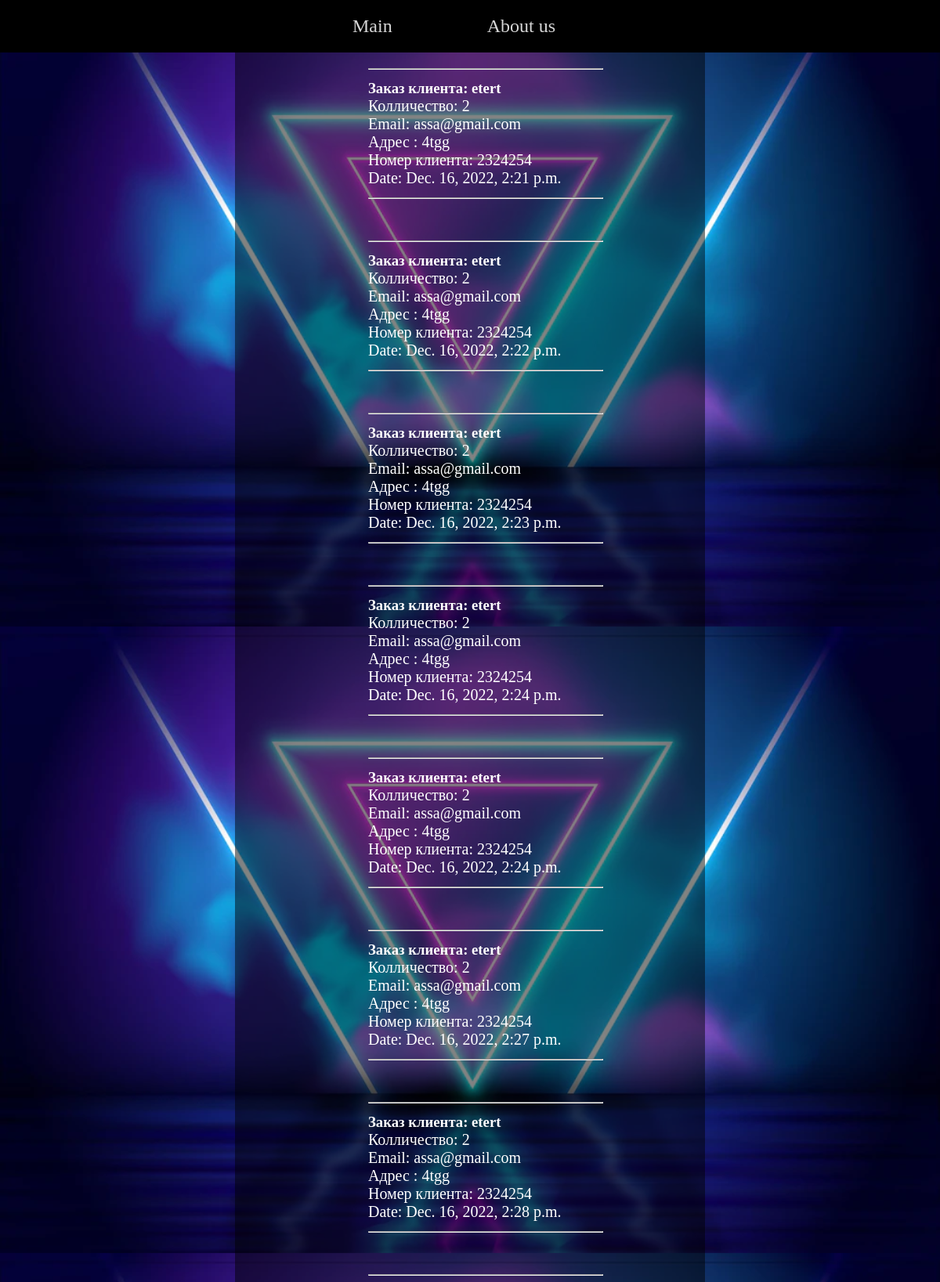
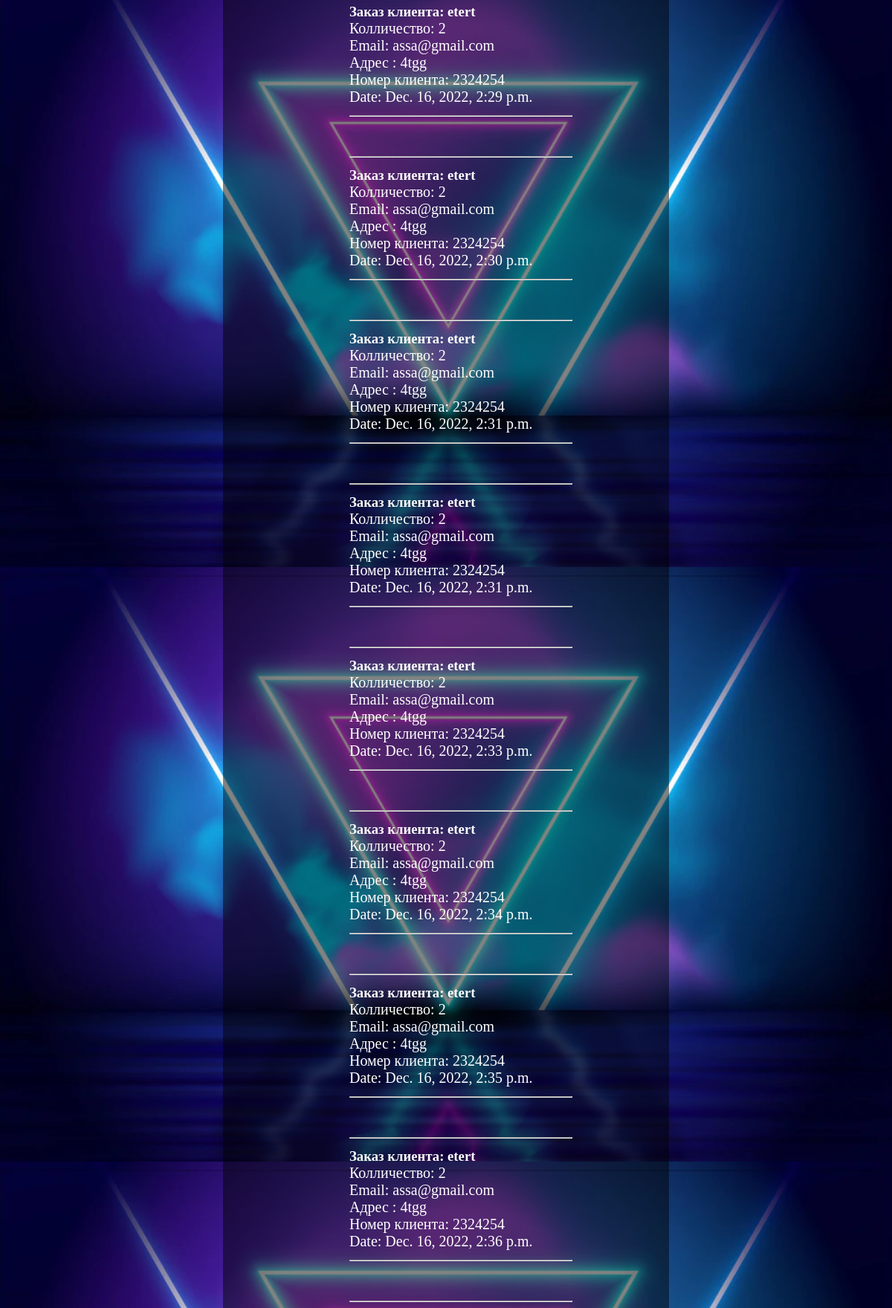
The page /order/ (upper part) on the database its author committed (2 pictures, top to bottom).
### cas_blog/models.py (models this page shows, shortened)
class Order(models.Model):
	first_name = models.CharField(max_length = 30)
	last_name = models.CharField(max_length = 30)
	email = models.EmailField()
	phone_number = models.PositiveIntegerField()
	address = models.CharField(max_length =200)
	created = models.DateTimeField(auto_now_add = True)
	quantity = models.PositiveIntegerField(default = 1)

### cas_blog/views.py (the view)
# urls.py: path('order/', views.order_view, name='order'),
def order_view(request):
    order = models.Order.objects.all()
    return render(request, 'order.html', {'order': order})

### templates/order.html (shortened to what this page needs)
<!DOCTYPE html>
{% load static %}
<html lang = "en">
<head>
	<link rel="stylesheet" href="{% static 'css/order.css' %}">
</head>
<body style="background-image: url('../static/images/backgr.webp'); background-size:contain; ">
{% include "header.html" %}
<section>
	{% for i in order %}
	<section class="section_inner">
		<div class="hr"><hr></div>
		<h1>Заказ клиента: {{i.first_name}}</h1>
		<p>Колличество: {{i.quantity}}</p>
		<p>Email: {{i.email}}</p>
		<p>Адрес : {{i.address}}</p>
		<p>Номер клиента: {{i.phone_number}}</p>
		<p>Date: {{i.created}}</p>
		<div class="hr"><hr></div>
	</section>
	{% endfor %}
</section>
</body>
</html>

### static/css/order.css (style rules this page uses)
section { display: flex; flex-direction: column; justify-content: space-between; margin: 0px auto; padding-top: 34px; color: white; }
.section_inner { background-color: rgba(0, 0, 0, 0.488); width: 600px; height: 220px; padding: 40px 170px; }
hr { width: 300px; margin: 13px 0; color: #130237; }
p { font-size: 20px; }

### static/css/header.css (style rules this page uses)
* { box-sizing: border-box; margin: 0; padding: 0; text-decoration: none; list-style: none; }

### rows shown on the page
Order: first_name "etert", quantity "2", email "assa@gmail.com", address "4tgg", phone_number "2324254", created "Dec. 16, 2022, 2:21 p.m."
Order: first_name "etert", quantity "2", email "assa@gmail.com", address "4tgg", phone_number "2324254", created "Dec. 16, 2022, 2:22 p.m."
Order: first_name "etert", quantity "2", email "assa@gmail.com", address "4tgg", phone_number "2324254", created "Dec. 16, 2022, 2:23 p.m."
Order: first_name "etert", quantity "2", email "assa@gmail.com", address "4tgg", phone_number "2324254", created "Dec. 16, 2022, 2:24 p.m."
Order: first_name "etert", quantity "2", email "assa@gmail.com", address "4tgg", phone_number "2324254", created "Dec. 16, 2022, 2:24 p.m."
Order: first_name "etert", quantity "2", email "assa@gmail.com", address "4tgg", phone_number "2324254", created "Dec. 16, 2022, 2:27 p.m."
Order: first_name "etert", quantity "2", email "assa@gmail.com", address "4tgg", phone_number "2324254", created "Dec. 16, 2022, 2:28 p.m."
Order: first_name "etert", quantity "2", email "assa@gmail.com", address "4tgg", phone_number "2324254", created "Dec. 16, 2022, 2:29 p.m."
Order: first_name "etert", quantity "2", email "assa@gmail.com", address "4tgg", phone_number "2324254", created "Dec. 16, 2022, 2:30 p.m."
Order: first_name "etert", quantity "2", email "assa@gmail.com", address "4tgg", phone_number "2324254", created "Dec. 16, 2022, 2:31 p.m."
Order: first_name "etert", quantity "2", email "assa@gmail.com", address "4tgg", phone_number "2324254", created "Dec. 16, 2022, 2:31 p.m."
Order: first_name "etert", quantity "2", email "assa@gmail.com", address "4tgg", phone_number "2324254", created "Dec. 16, 2022, 2:33 p.m."
Order: first_name "etert", quantity "2", email "assa@gmail.com", address "4tgg", phone_number "2324254", created "Dec. 16, 2022, 2:34 p.m."
Order: first_name "etert", quantity "2", email "assa@gmail.com", address "4tgg", phone_number "2324254", created "Dec. 16, 2022, 2:35 p.m."
Order: first_name "etert", quantity "2", email "assa@gmail.com", address "4tgg", phone_number "2324254", created "Dec. 16, 2022, 2:36 p.m."
